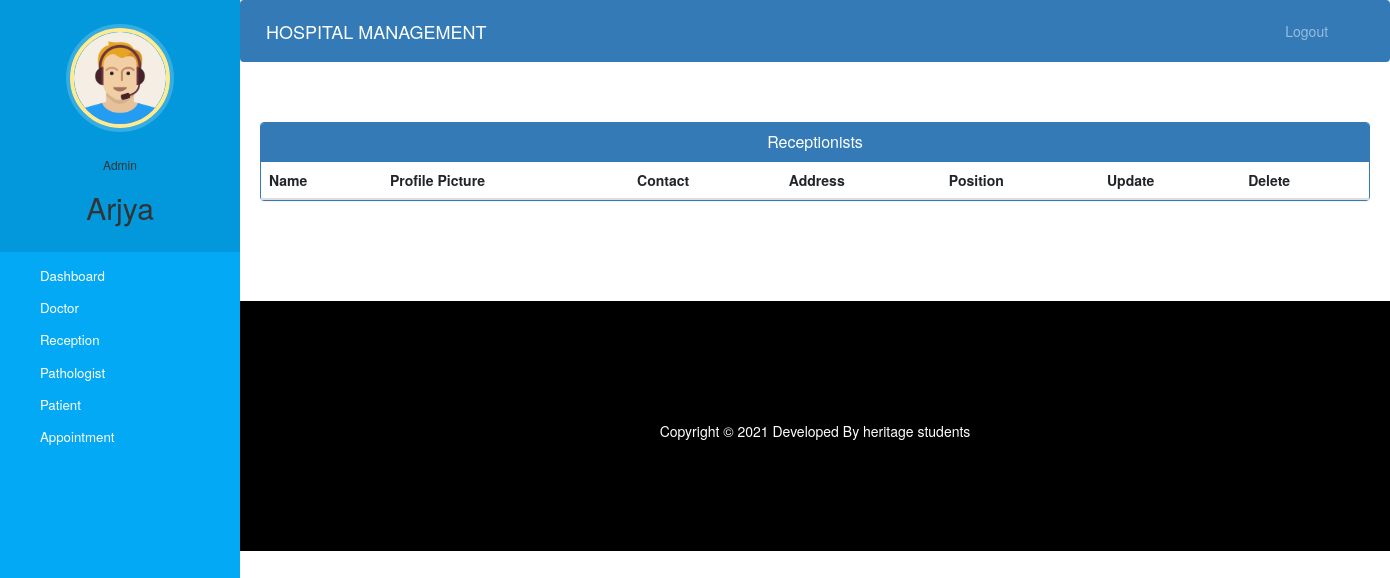
Page /admin-view-reception (signed in) on the earlier database version.
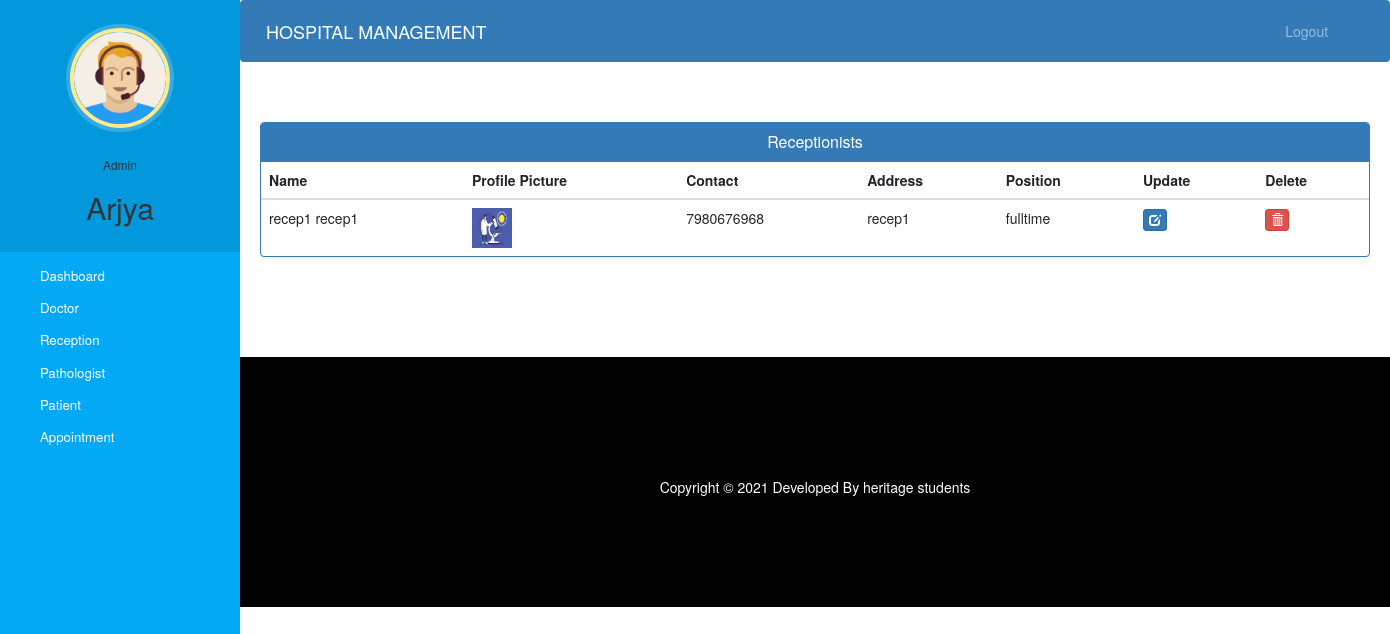
Same page on the later database version.
### hospital/models.py (models this page shows, shortened)
class Reception(models.Model):
    user=models.OneToOneField(User,on_delete=models.CASCADE)
    profile_pic=models.ImageField(upload_to='profile_pic/ReceptionProfilePic/',null=True,blank=True)
    address=models.CharField(max_length=40)
    mobile=models.CharField(max_length=20,null=True)
    position= models.CharField(max_length=50,choices=positions,default='fulltime')
    status=models.BooleanField(default=False)
    @property
    def get_name(self):
        return self.user.first_name+" "+self.user.last_name

### hospital/views.py (the view)
# urls.py: path('admin-view-reception', views.admin_view_reception_view,name='admin-view-reception'),
@login_required(login_url='adminlogin')
@user_passes_test(is_admin)
def admin_view_reception_view(request):
    receptions=models.Reception.objects.all().filter(status=True)
    return render(request,'hospital/admin_view_reception.html',{'receptions':receptions})

### hospital/views.py (called while the page is built)
def is_admin(user):
    return user.groups.filter(name='ADMIN').exists()

### templates/hospital/admin_view_reception.html (shortened to what this page needs)
{% extends 'hospital/admin_base.html' %}
{% block content %}
{%load static%}
<head>
  <link href="//netdna.bootstrapcdn.com/bootstrap/3.0.0/css/bootstrap.min.css" rel="stylesheet" id="bootstrap-css">
</head>
<div class="container">
  <div class="panel panel-primary">
    <div class="panel-heading">
      <h6 class="panel-title">Receptionists</h6>
    </div>
    <table class="table table-hover" id="dev-table">
      <thead>
        <tr>
          <th>Name</th>
          <th>Profile Picture</th>
          <th>Contact</th>
          <th>Address</th>
          <th>Position</th>
          <th>Update</th>
          <th>Delete</th>
        </tr>
      </thead>
      {% for r in receptions %}
      <tr>
        <td> {{r.get_name}}</td>
        <td> <img src="{% static r.profile_pic.url %}" alt="Profile Pic" height="40px" width="40px" /></td>
        <td>{{r.mobile}}</td>
        <td>{{r.address}}</td>
        <td>{{r.position}}</td>
        <td><a class="btn btn-primary btn-xs" href="{% url 'update-reception' r.id  %}"><span class="glyphicon glyphicon-edit"></span></a></td>
        <td><a class="btn btn-danger btn-xs" href="{% url 'delete-reception-from-hospital' r.id  %}"><span class="glyphicon glyphicon-trash"></span></a></td>
      </tr>
      {% endfor %}
    </table>
  </div>
</div>
{% endblock content %}

Differences in the rows shown:
added Reception: get_name "recep1 recep1", profile_pic (picture), mobile "7980676968", address "recep1", position "fulltime"
